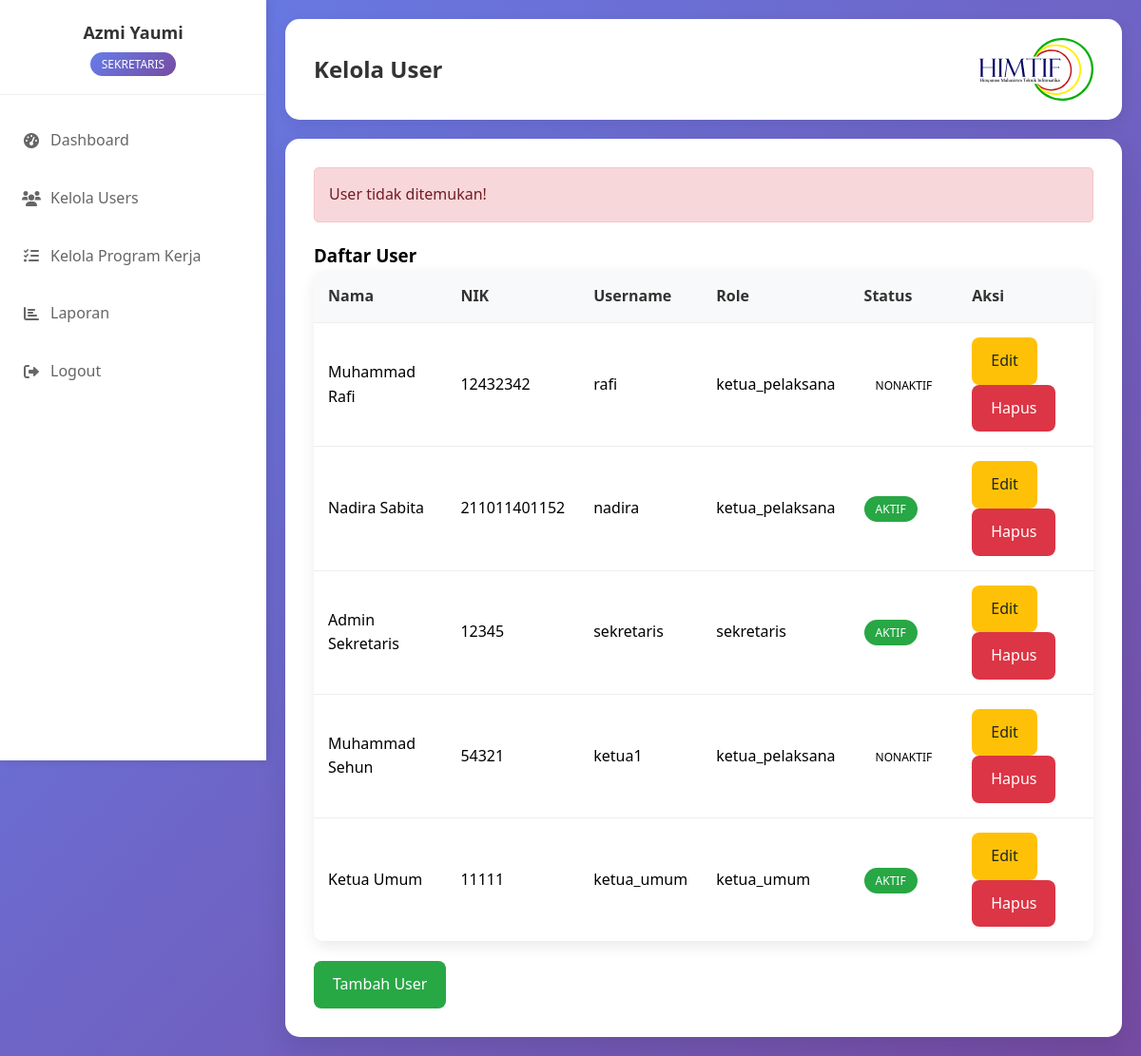
/modules/users/manage_users.php?error=not_found (signed in), run on the app's committed database.
### tables this page shows
CREATE TABLE `users` (
  `id` int(11) NOT NULL,
  `nama` varchar(100) NOT NULL,
  `nik` varchar(20) NOT NULL,
  `username` varchar(50) NOT NULL,
  `password` varchar(255) NOT NULL,
  `role` enum('sekretaris','ketua_pelaksana','ketua_umum') NOT NULL,
  `created_at` timestamp NOT NULL DEFAULT current_timestamp(),
  `status` enum('aktif','nonaktif') DEFAULT 'aktif'
);

### includes/functions.php (called while the page is built, shortened)
<?php
function sanitize($data) {
    return htmlspecialchars(trim($data), ENT_QUOTES, 'UTF-8');
}
?>

### modules/users/manage_users.php (the view, shortened to what this page needs)
<?php
require_once '../../config/database.php';
require_once '../../includes/functions.php';
$error = $_GET['error'] ?? '';
$stmt = $pdo->prepare("SELECT * FROM users WHERE id != ? ORDER BY created_at DESC");
$stmt->execute([$_SESSION['user_id']]);
$users = $stmt->fetchAll();
?>
<!DOCTYPE html>
<html lang="id">
<h>
    <link rel="stylesheet" href="../../css/style.css">
    <link rel="stylesheet" href="https://cdnjs.cloudflare.com/ajax/libs/font-awesome/6.0.0/css/all.min.css">
</head>
<body>
     <div class="dashboard-container">
        <div class="sidebar" id="sidebar">
            <div class="sidebar-header">
                <h3><?= $_SESSION['nama'] ?></h3>
                <span class="role-badge">Sekretaris</span>
            </div>
            <div class="sidebar-menu">
                <div class="menu-item">
                <a href="../../dashboard/<?= $_SESSION['role'] ?>.php">
                    <i class="fas fa-tachometer-alt"></i>
                    Dashboard
                </a>
            </div>
              <div class="menu-item">
            <?php if ($_SESSION['role'] == 'sekretaris'): ?>
                    <a href="manage_users.php">
                    <i class="fas fa-users"></i>
                    Kelola Users
                    </a>
                    <?php endif; ?>
                    </div>
            <div class="menu-item">
                <?php if ($_SESSION['role']): ?>
                <a href="../proker/manage_proker.php">
                    <i class="fas fa-tasks"></i>
                    Kelola Program Kerja
                </a>
                <?php endif; ?>
            </div>
                  <?php if ($_SESSION['role']): ?>
                    <div class="menu-item">
                    <a href="../laporan/laporan_proker.php">
                        <i class="fas fa-chart-bar"></i>
                        Laporan
                    </a>
                    <?php endif; ?>
                </div>
            <div class="menu-item">
                  <?php if ($_SESSION['role']): ?>
                    <a href="../../logout.php">
                        <i class="fas fa-sign-out-alt"></i>
                        Logout
                    </a>
                <?php endif; ?>
            </div>
            </div>
        </div>
        <div class="main-content" id="mainContent">
            <div class="container">
                <div class="header">
                    <h1>Kelola User</h1>
                    <div class="logo-title">
                        <img class="logo" src="../../assets/img/logo.svg" alt="Logo">
                    </div>
                </div>
        <div class="dashboard">
            <?php if ($error): ?>
                <div class="alert alert-danger">
                    <?php
                    switch ($error) {
                        case 'not_found':
                            echo 'User tidak ditemukan!';
                            break;
                    }
                    ?>
                </div>
            <?php endif; ?>
            <h3>Daftar User</h3>
            <div class="table-container">
                <table class="table">
                    <thead>
                        <tr>
                            <th>Nama</th>
                            <th>NIK</th>
                            <th>Username</th>
                            <th>Role</th>
                            <th>Status</th>
                            <th>Aksi</th>
                        </tr>
                    </thead>
                    <tbody>
                        <?php foreach ($users as $user): ?>
                        <tr>
                            <td><?= sanitize($user['nama']) ?></td>
                            <td><?= sanitize($user['nik']) ?></td>
                            <td><?= sanitize($user['username']) ?></td>
                            <td>
                                <?php
                                $roles = [
                                    'sekretaris' => '<span class="badge badge-info">Sekretaris</span>',
                                    'ketua_pelaksana' => '<span class="badge badge-warning">Ketua Pelaksana</span>',
                                    'ketua_umum' => '<span class="badge badge-success">Ketua Umum</span>'
                                ];
                                echo $roles[$user['role']] ?? $user['role'];
                                ?>
                            </td>
                            <td>
                            <?php if ($user['status'] == 'aktif'): ?>
                                <span class="badge badge-success">Aktif</span>
                            <?php else: ?>
                                <span class="badge badge-secondary">Nonaktif</span>
                            <?php endif; ?>
                        </td>
                            <td>
                                <a href="edit_user.php?id=<?= $user['id'] ?>" class="btn btn-warning">Edit</a>
                                <a href="delete_user.php?id=<?= $user['id'] ?>"
                                   class="btn btn-danger">Hapus</a>
                            </td>
                        </tr>
                        <?php endforeach; ?>
                    </tbody>
                </table>
            </div>
                <div class="add-button-container" style="margin-top: 20px; display: flex; justify-content: flex-start;">
                    <a href="add_user.php" class="btn btn-success">Tambah User</a>
                </div>
            </div>
            </div>
        </div>
    </div>
</body>
</html>

### css/style.css (style rules this page uses)
* { margin: 0; padding: 0; box-sizing: border-box; }
body { font-family: 'Segoe UI', Tahoma, Geneva, Verdana, sans-serif; background: linear-gradient(to bottom right, #6a11cb, #2575fc); min-height: 100vh; line-height: 1.6; }
.container { max-width: 1200px; margin: 0 auto; padding: 20px; }
.btn { padding: 12px 20px; border: none; border-radius: 8px; cursor: pointer; font-size: 16px; transition: all 0.3s; text-decoration: none; display: inline-block; text-align: center; }
.btn-success { background-color: #28a745; color: white; }
.btn-warning { background-color: #ffc107; color: #212529; }
.btn-danger { background-color: #dc3545; color: white; }
.dashboard { background: white; border-radius: 15px; padding: 30px; margin-top: 20px; box-shadow: 0 10px 30px rgba(0, 0, 0, 0.1); }
.header { background: white; padding: 20px 30px; border-radius: 15px; box-shadow: 0 5px 15px rgba(0, 0, 0, 0.08); margin-bottom: 20px; display: flex; justify-content: space-between; align-items: center; flex-wrap: wrap; }
.header h1 { color: #333; font-size: 24px; margin: 0; flex: 1; }
.logo-title { display: flex; align-items: center; justify-content: flex-end; flex-shrink: 0; }
.logo { max-width: 10vw; height: auto; min-width: 40px; transition: opacity 0.3s ease; }
.table-container { background: white; border-radius: 12px; overflow: auto; box-shadow: 0 5px 15px rgba(0, 0, 0, 0.08); width: 100%; }
.table { width: 100%; border-collapse: collapse; }
.table th, .table td { padding: 15px; text-align: left; border-bottom: 1px solid #eee; }
.table th { background-color: #f8f9fa; font-weight: 600; color: #333; }
.badge { padding: 5px 12px; border-radius: 20px; font-size: 12px; font-weight: 500; text-transform: uppercase; }
.badge-success { background-color: #28a745; color: white; }
.alert { padding: 15px; border-radius: 8px; margin-bottom: 20px; }
.alert-danger { background-color: #f8d7da; border: 1px solid #f5c6cb; color: #721c24; }
.dashboard-container { display: flex; min-height: 100vh; background: linear-gradient(135deg, #667eea 0%, #764ba2 100%); }
.sidebar { width: 280px; background: white; box-shadow: 2px 0 10px rgba(0, 0, 0, 0.1); transition: transform 0.3s ease; position: fixed; height: 100vh; overflow-y: auto; z-index: 1000; }
.sidebar-header { padding: 20px; border-bottom: 1px solid #eee; text-align: center; }
.sidebar-header h3 { color: #333; font-size: 18px; margin-bottom: 5px; }
.sidebar-header .role-badge { background: linear-gradient(135deg, #667eea 0%, #764ba2 100%); color: white; padding: 4px 12px; border-radius: 15px; font-size: 12px; text-transform: uppercase; font-weight: 500; }
.sidebar-menu { padding: 20px 0; }
.menu-item { margin-bottom: 5px; }
.menu-item a { display: flex; align-items: center; padding: 15px 20px; color: #666; text-decoration: none; transition: all 0.3s; border-left: 3px solid transparent; }
.menu-item a i { margin-right: 10px; width: 20px; text-align: center; }
.main-content { flex: 1; margin-left: 280px; transition: margin-left 0.3s ease; }
.alert { padding: 15px; margin-bottom: 20px; border-radius: 5px; }
.alert-danger { background: #f8d7da; color: #721c24; border: 1px solid #f5c6cb; }

### data on the page
users: nama "Muhammad Rafi", nik "12432342", username "rafi", role "ketua_pelaksana", status "NONAKTIF"
users: nama "Nadira Sabita", nik "211011401152", username "nadira", role "ketua_pelaksana", status "AKTIF"
users: nama "Admin Sekretaris", nik "12345", username "sekretaris", role "sekretaris", status "AKTIF"
users: nama "Muhammad Sehun", nik "54321", username "ketua1", role "ketua_pelaksana", status "NONAKTIF"
users: nama "Ketua Umum", nik "11111", username "ketua_umum", role "ketua_umum", status "AKTIF"

### other printed values
$_SESSION['nama'] "Azmi Yaumi"
